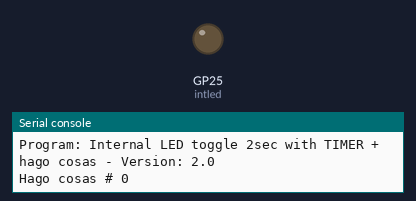
The program below on a simulated Raspberry Pi Pico running MicroPython. On the bench: output pins drawn as LEDs (lit = HIGH), the last lines printed to the serial console.

Above: at 1.0 s.
At 3.0 s:
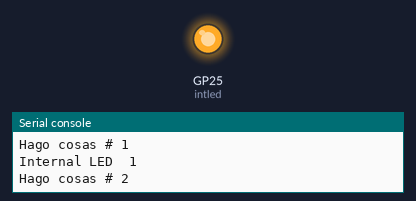
Timing chart, 0 to 5.2 s (numbered marks = the images above):
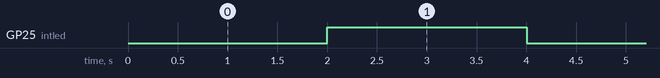

The program:

R2425CL3_blinkTimer_v2_0.py
```python
# Hardware platform: Pico _ & W
# Author : JC Santamaria
# Date : 2023 - 2 - 17
# Goal : Blink with timer internal led
# Ref :

# Informative block - start
p_ucontroler = "Pico _&W"
p_keyOhw = "Nothing"
p_project = "Internal LED toggle 2sec with TIMER + hago cosas"
p_version = "2.0"
print(f"Microcontroler: {p_ucontroler} - Key other HW : {p_keyOhw}")
print(f"Program: {p_project} - Version: {p_version}")

import machine
from machine import Pin, Timer
from utime import sleep

intled = machine.Pin("LED", machine.Pin.OUT)
tim = Timer()
def tick(timer):
    intled.toggle()
    print('Internal LED ',intled.value())

tim.init(freq=0.5, mode=Timer.PERIODIC, callback=tick)

cuenta = 0
while True:
    try:
        print('Hago cosas #',cuenta)
        cuenta += 1
        sleep(1) # sleep 1sec
    except KeyboardInterrupt:
        break

# Deshago el timer
tim.deinit()
intled.off()
print("Finished.")
```

Measured:
- by itself, GP25 (intled): alternates HIGH for 2.0 s and LOW for 2.0 s
